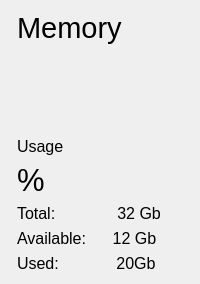
      <widget class="QWidget" name="tab_2">
       <property name="styleSheet">
        <string notr="true"/>
       </property>
       <attribute name="title">
        <string>Memory</string>
       </attribute>
       <layout class="QFormLayout" name="formLayout_4">
        <item row="0" column="1">
         <layout class="QVBoxLayout" name="verticalLayout_14" stretch="0,7,2">
          <item>
           <widget class="QLabel" name="label">
            <property name="font">
             <font>
              <pointsize>22</pointsize>
             </font>
            </property>
            <property name="text">
             <string>Memory</string>
            </property>
           </widget>
          </item>
          <item>
           <widget class="QCustomPlot" name="RAMplot" native="true">
            <property name="sizePolicy">
             <sizepolicy hsizetype="Expanding" vsizetype="Expanding">
              <horstretch>0</horstretch>
              <verstretch>0</verstretch>
             </sizepolicy>
            </property>
           </widget>
          </item>
          <item>
           <layout class="QHBoxLayout" name="horizontalLayout_9">
            <item>
             <layout class="QVBoxLayout" name="verticalLayout_15">
              <item>
               <widget class="QLabel" name="RAM">
                <property name="font">
                 <font>
                  <pointsize>12</pointsize>
                 </font>
                </property>
                <property name="text">
                 <string>Usage</string>
                </property>
               </widget>
              </item>
              <item>
               <widget class="QLabel" name="RAMTEXT">
                <property name="font">
                 <font>
                  <pointsize>23</pointsize>
                 </font>
                </property>
                <property name="text">
                 <string>%</string>
                </property>
               </widget>
              </item>
              <item>
               <widget class="QLabel" name="ramTotal">
                <property name="font">
                 <font>
                  <pointsize>12</pointsize>
                 </font>
                </property>
                <property name="layoutDirection">
                 <enum>Qt::LayoutDirection::LeftToRight</enum>
                </property>
                <property name="text">
                 <string>Total:              32 Gb</string>
                </property>
                <property name="alignment">
                 <set>Qt::AlignmentFlag::AlignLeading|Qt::AlignmentFlag::AlignLeft|Qt::AlignmentFlag::AlignVCenter</set>
                </property>
               </widget>
              </item>
              <item>
               <widget class="QLabel" name="Avai">
                <property name="font">
                 <font>
                  <pointsize>12</pointsize>
                 </font>
                </property>
                <property name="text">
                 <string>Available:      12 Gb</string>
                </property>
               </widget>
              </item>
              <item>
               <widget class="QLabel" name="Used">
                <property name="font">
                 <font>
                  <pointsize>12</pointsize>
                 </font>
                </property>
                <property name="text">
                 <string>Used:             20Gb</string>
                </property>
               </widget>
              </item>
              <item>
               <spacer name="verticalSpacer_4">
                <property name="orientation">
                 <enum>Qt::Orientation::Vertical</enum>
                </property>
                <property name="sizeHint" stdset="0">
                 <size>
                  <width>20</width>
                  <height>40</height>
                 </size>
                </property>
               </spacer>
              </item>
              <item>
               <spacer name="verticalSpacer_6">
                <property name="orientation">
                 <enum>Qt::Orientation::Vertical</enum>
                </property>
                <property name="sizeHint" stdset="0">
                 <size>
                  <width>20</width>
                  <height>40</height>
                 </size>
                </property>
               </spacer>
              </item>
             </layout>
            </item>
           </layout>
          </item>
         </layout>
        </item>
       </layout>
      </widget>
